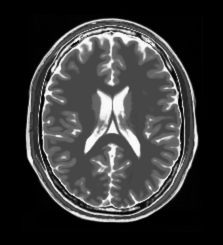
#> input picture homework05/image/brain.png, 223 x 245 px
$ python hw5-1-1.py
#> lines starting #> are read from the running program, lines starting #| are printed output that depends on the picture
import numpy as np
from PIL import Image
import os
import matplotlib.pyplot as plt


def white_noise(image_path, k, plot=True):
    """
    Parameter:
        k: the magnitude of white noise is (k * sigma * sqrt(MN))
    Return:
        noisy_image_clipped: noise-added and clipped image array
        noise_array: noise array
    """
#> called with image_path = 'image/brain.png', k = 0.5, plot = True
    image = Image.open(image_path).convert('L')
    image_array = np.array(image).astype(np.float32)
    M, N = image_array.shape
#> M = 245; N = 223

    F = np.fft.fft2(image_array)
    # construct white noise: constant magnitude + uniform phase
    phase = 2 * np.pi * np.random.uniform(0, 1, (M, N))
    sigma = image_array.std()
#> sigma = 65.88
    noise_magnitude = k * sigma * np.sqrt(M * N)
#> noise_magnitude = 7699.9
    noise_F = noise_magnitude * (np.cos(phase) + 1j * np.sin(phase))
    # add frequency domain
    F_noisy = F + noise_F
    noisy_image_complex = np.fft.ifft2(F_noisy)
    noisy_image = np.real(noisy_image_complex)
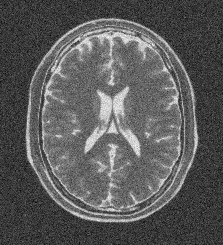
#> noisy_image: shape (245, 223) float64; min -91.54, max 319.5, mean 55.1; drawn with min black and max white

    # noise-added image array, clip
    noisy_image_clipped = np.clip(noisy_image, 0, 255).astype(np.uint8)
    # noise array
    noise_array = noisy_image - image_array
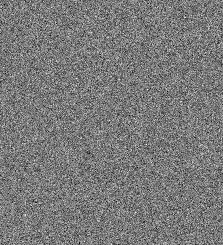
#> noise_array: shape (245, 223) float64; min -91.54, max 99.08, mean -0.1; drawn with min black and max white

    # empirical v.s. theoretical
    noise_mean = float(noise_array.mean())
#> noise_mean = -0.134
    noise_std = float(noise_array.std())
#> noise_std = 23.3
    print(image_path)
    print(f"practical noise mean = {noise_mean:.2f}")
#| practical noise mean = -0.13
    print(f"practical noise std  = {noise_std:.2f}")
#| practical noise std  = 23.30
    print(f"k * sigma(original image) = {k * sigma:.2f}" + "\n")
#| k * sigma(original image) = 32.94

    image_dir = "image"
    file_name = os.path.basename(image_path)

    if plot:
        fig, axes = plt.subplots(1, 3, figsize=(15, 5))

        # original
        axes[0].imshow(image_array, cmap='gray')
        axes[0].set_title('original image')
        axes[0].axis('off')
        # add white noise
        axes[1].imshow(noisy_image_clipped, cmap='gray')
        axes[1].set_title(f'image with white noise (k={k}, magnitude={noise_magnitude:.0f})')
        axes[1].axis('off')
        # noise histogram
        axes[2].hist(noise_array.ravel(), bins=256)
        axes[2].set_title('histogram of noise')

        plt.tight_layout()
        plt.savefig(os.path.join(image_dir, f"white_noise_{file_name}"), bbox_inches='tight', dpi=150)
#> figure, not shown here; panel 3: tallest bar 730 high, from x = -1.44 to -0.697
        plt.close()

    return noisy_image_clipped, noise_array


if __name__ == "__main__":

    image_path1 = os.path.join("image", "brain.png")
    image_path2 = os.path.join("image", "heart.png")
    # white noise
    k = 0.5
    white_noise(image_path1, k, plot=True)
    white_noise(image_path2, k, plot=True)
#> call 2 of white_noise, with image_path = 'image/heart.png', k = 0.5, plot = True
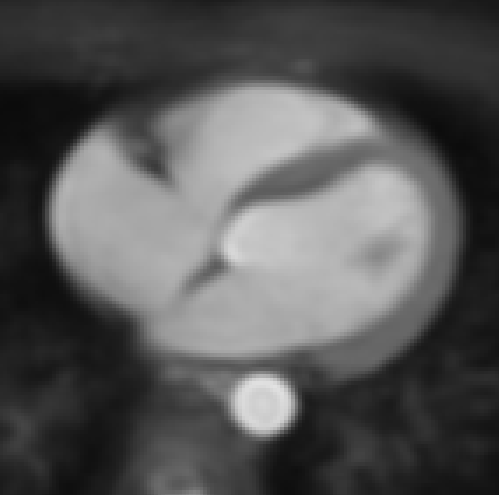
#> input picture homework05/image/heart.png, 499 x 495 px
#> in white_noise (call 2), `sigma = image_array.std()`: sigma = 60.59
#> in white_noise (call 2), `noise_magnitude = k * sigma * np.sqrt(M * N)`: noise_magnitude = 15055.8
#> in white_noise (call 2), `noise_F = noise_magnitude * (np.cos(phase) + 1j * np.sin(phase))`:
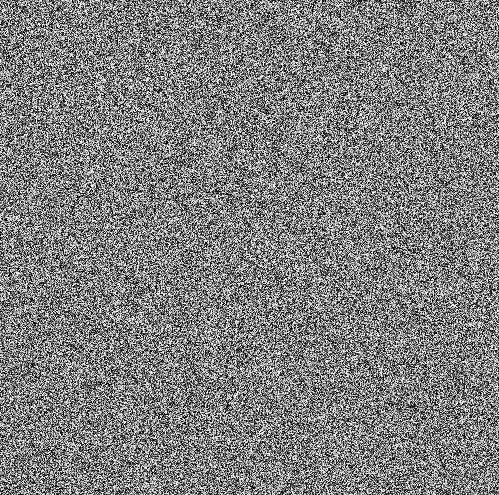
#> phase: shape (495, 499) float64; min 1.85e-05, max 6.28, mean 3.14; drawn with min black and max white
#> in white_noise (call 2), `noisy_image = np.real(noisy_image_complex)`:
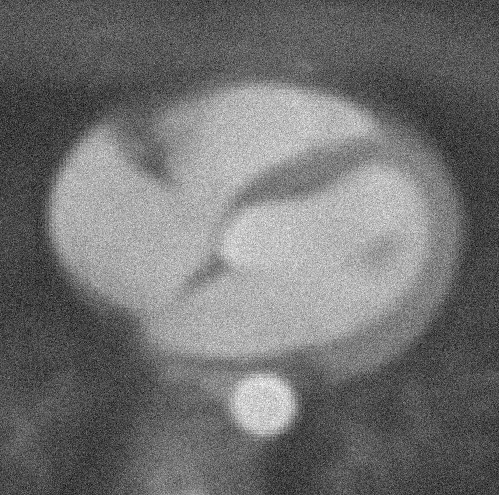
#> noisy_image: shape (495, 499) float64; min -70.87, max 281, mean 85.6; drawn with min black and max white
#> in white_noise (call 2), `noise_array = noisy_image - image_array`:
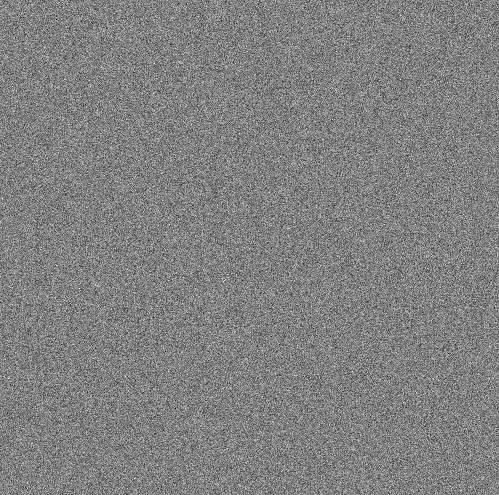
#> noise_array: shape (495, 499) float64; min -102.9, max 100.4, mean 0; drawn with min black and max white
#> in white_noise (call 2), `noise_mean = float(noise_array.mean())`: noise_mean = 0.00889
#> in white_noise (call 2), `noise_std = float(noise_array.std())`: noise_std = 21.39
#| practical noise mean = 0.01
#| practical noise std  = 21.39
#| k * sigma(original image) = 30.29
#> in white_noise (call 2), `plt.savefig(os.path.join(image_dir, f"white_noise_{file_name}"), bbox_..`:
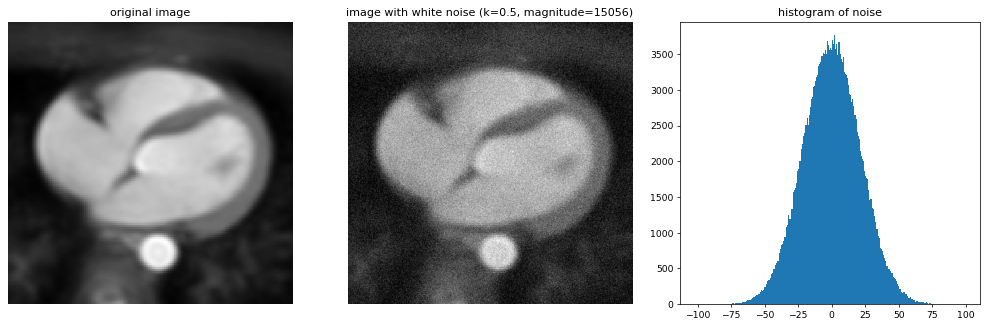
#> figure drawn by matplotlib, 3 panels; panel 3: tallest bar 3769 high, from x = 1.9 to 2.7
